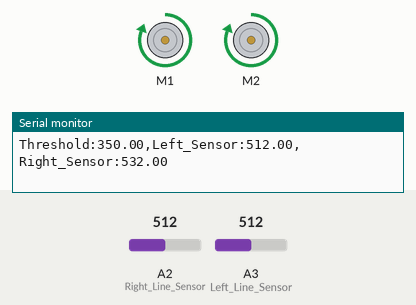
This sketch was run on a simulated Arduino Uno, built with avr-gcc and run on an emulated ATmega328P. On the bench: 2 × DC motor (green arrow = forward, orange = backward, longer = faster), the last lines printed to the serial monitor. The inputs (shaded band) are chosen by the test bench; at power-on: A2 (Right_Line_Sensor) = 512, A3 (Left_Line_Sensor) = 512.

Above: at 1.2 s.
1.3 s: A2 (Right_Line_Sensor) set to 349
4.3 s: A2 (Right_Line_Sensor) set to 323
At 5.5 s:
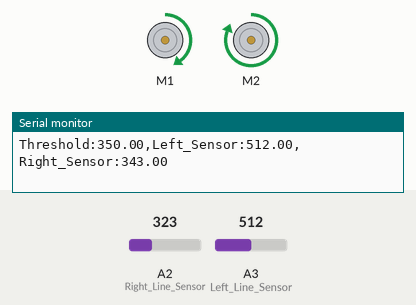
5.8 s: A3 (Left_Line_Sensor) set to 107
8.8 s: A3 (Left_Line_Sensor) set to 93
10.3 s: A2 (Right_Line_Sensor) set to 1023
At 11.0 s:
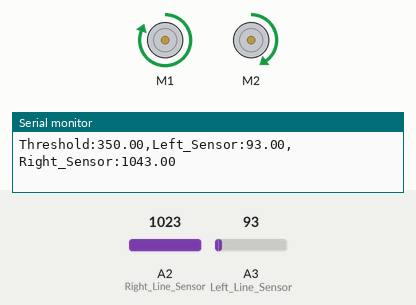
Timing chart, 0 to 12.8 s (numbered marks = the images above; inputs shaded):
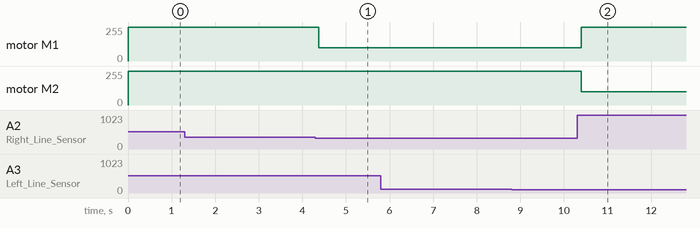

The sketch:

Line_Following.ino
```cpp
#include <Adafruit_MotorShield.h>

const int Left_Line_Sensor = A3; //LEFT
const int Right_Line_Sensor = A2; //RIGHT
const int slow = 100;
const int fast = 255;
float Line_Left;
float Line_Right;
float Line_sensoroffset = 20;
float threshold = 350.0; // edit this
// Create the motor shield object with the default I2C address
Adafruit_MotorShield AFMS = Adafruit_MotorShield();
Adafruit_DCMotor *Left_Motor = AFMS.getMotor(1);
Adafruit_DCMotor *Right_Motor = AFMS.getMotor(2);

void setup() {
  // put your setup code here, to run once:
  Serial.begin(9600);
  while(!AFMS.begin()){
        Serial.println("Could not find Motor Shield. Check wiring.");
  }
  Left_Motor->setSpeed(100);
  Right_Motor->setSpeed(100);
  Left_Motor->run(FORWARD);
  Right_Motor->run(FORWARD);
}

void loop() {

  //READ SENSORS
  Line_Left = analogRead(Left_Line_Sensor);
  Line_Right = analogRead(Right_Line_Sensor) + Line_sensoroffset;
  Serial.print("Threshold:");
  Serial.print(threshold);
  Serial.print(",");
  Serial.print("Left_Sensor:");
  Serial.print(Line_Left);
  Serial.print(",");
  Serial.print("Right_Sensor:");
  Serial.println(Line_Right);
  //NAVIGATE
  if(Line_Left > threshold){
    if(Line_Right > threshold){
      //Serial.print("STRAIGHT");
      //if(Left_Motor.speed) to avoid too many unnecessary commands
      Left_Motor->setSpeed(fast);
      Right_Motor->setSpeed(fast);
    }
    else{
      //left
      //Serial.print("LEFT");
      Left_Motor->setSpeed(slow);
      Right_Motor->setSpeed(fast);
    }
  }
  else{
    if(Line_Right > threshold){
      // right
      //Serial.print("right");
      Left_Motor->setSpeed(fast);
      Right_Motor->setSpeed(slow);
    }
    else{
      //Serial.print("Lost");
      //this is lost
      //Left_Motor->run(FORWARD);
    }
  }

}
```

Measured:
- the behaviour switches between 331 and 330 on A2 (Right_Line_Sensor) (found by bisection; images 0 and 1)
- after the input at 4.3 s, motor M1: forward 255/255 → forward 100/255 after 0.08 s
- after the input at 10.3 s, motor M1: forward 100/255 → forward 255/255 after 0.10 s; motor M2: forward 255/255 → forward 100/255 after 0.10 s
